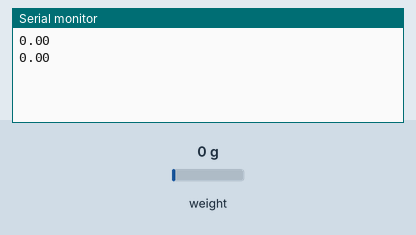
Recording of a sketch running on a simulated Arduino Uno, built with avr-gcc and run on an emulated ATmega328P. On the bench: the last lines printed to the serial monitor. Inputs (shaded band) come from the test bench; at power-on: weight on the scale 0 g.

Above: at 3.8 s.
3.9 s: weight on the scale set to 100 g
At 5.7 s:
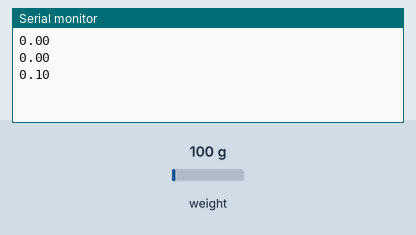
6.1 s: weight on the scale set to 1250 g
At 6.1 s:
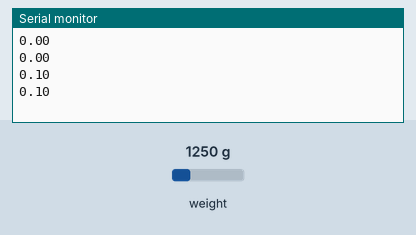
Timing chart, 0 to 9.1 s (numbered marks = the images above; inputs shaded):
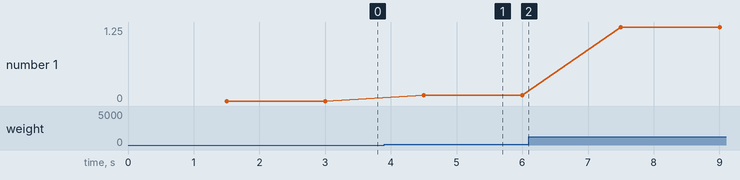

The sketch:

hx711_data_logger.ino
```cpp
#include "HX711.h"

//#define calibration_factor 30270
#define calibration_factor 31403
#define DOUT 3
#define CLK 2

HX711 scale;

void setup() {
  Serial.begin(9600);
  //Serial.println("HX711 scale reader");

  scale.begin(DOUT, CLK);
  scale.set_scale(calibration_factor);
  //scale.tare();

  //Serial.println("Readings:");
}

void loop() {
  //Serial.print("Reading: ");
  double weight = scale.get_units(15); //Returns a float
  String output_weight = String(weight, 2);
  int len = output_weight.length();
  Serial.println(output_weight);
  //Serial.print(output_weight);
  //Serial.print(" lbs");
  //delay(500);
  //Serial.println();
}
```

Measured:
- after the input at 3.9 s, the serial monitor: prints a new line after 0.60 s (image 1)
- plotted number 1: 0 → 0.1 after the input at 3.9 s, 0.1 → 1.25 after the input at 6.1 s
